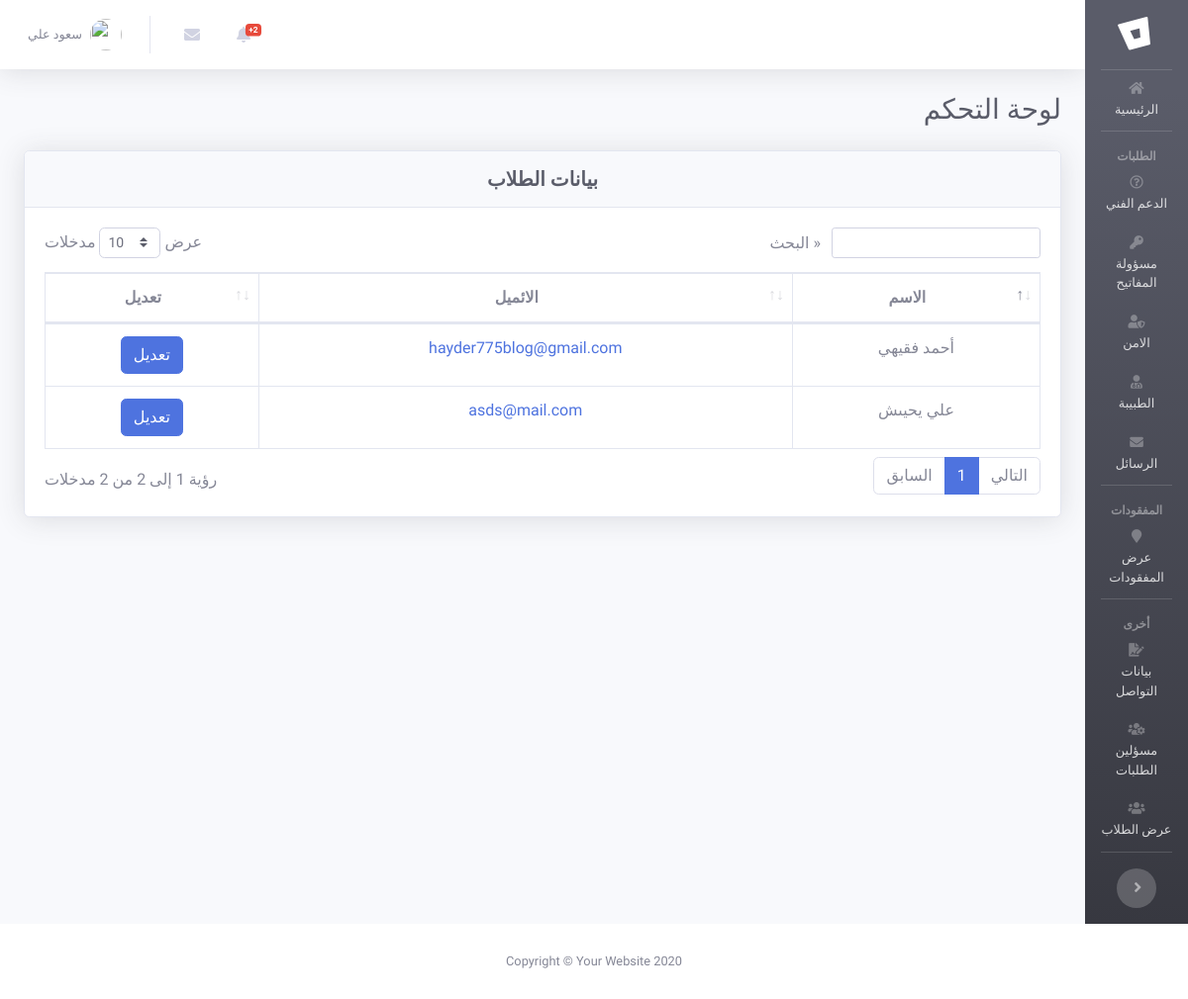
Screenshot of /dashboard/show-stu.php (signed in) with the database file from the repository.
### tables this page shows
CREATE TABLE `users` (
  `id` int(11) NOT NULL,
  `name` varchar(225) NOT NULL,
  `email` varchar(225) NOT NULL,
  `password` varchar(225) NOT NULL,
  `roal` int(11) NOT NULL DEFAULT '4',
  `token` varchar(225) NOT NULL,
  `token_end` datetime NOT NULL
);

### dashboard/includes/DataBase.php (called while the page is built, shortened)
<?php
class Database
{
    protected $_db;
    static $_instance;
    private $host = 'localhost';
    private $db_name = 'tvtc_test';
    private $username = 'root';
    private $password = '';
    private function __construct() {
        try{
            $this->_db = new PDO('mysql:host='.$this->host .';dbname='.$this->db_name .';charset=utf8mb4', ''.$this->username .'', ''.$this->password .'', [PDO::ATTR_ERRMODE => PDO::ERRMODE_EXCEPTION,PDO::ATTR_DEFAULT_FETCH_MODE => PDO::FETCH_ASSOC]);
        }catch(PDOException $e){
            $errorId = 6;
            require 'error.php';
            exit;
        }
    }
    public static function getInstance() {
        if (!(self::$_instance instanceof self)) {
            self::$_instance = new self();
        }
        return self::$_instance;
    }
    public function __call ( $method, $args ) {
        if ( is_callable(array($this->_db, $method)) ) {
            return call_user_func_array(array($this->_db, $method), $args);
        }
        else {
            throw new BadMethodCallException('Undefined method Database::' . $method);
        }
    }
}
$conn = Database::getInstance();

### dashboard/show-stu.php (the view, shortened to what this page needs)
<?php include "includes/head.php";?>
<body id="page-top" >
<div id="wrapper">
    <?php include "includes/menu.php" ?>
    <div id="content-wrapper" class="d-flex flex-column">
        <div id="content">
            <nav class="navbar navbar-expand navbar-light bg-white topbar mb-4 static-top shadow">
                <ul class="navbar-nav mr-auto">
                    <?php include "includes/alert.php"?>
                    <?php include "includes/msg.php"?>
                    <?php include "includes/logout-menu.php"?>
                </ul>
            </nav>
            <div class="container-fluid">
                <div class="d-sm-flex align-items-center justify-content-between mb-4">
                    <h1 class="h3 mb-0 text-gray-800 text-right Fonty">لوحة التحكم</h1>
                </div>
                <div class="row">
                    <div class="col-xl-12 col-lg-12">
                        <div class="card shadow mb-4">
                            <div class="card-header py-3 ">
                                <h5 class="m-0 font-weight-bold text-dark text-center">بيانات الطلاب</h5>
                            </div>
                            <div class="card-body" style="direction: ltr;">
                                <div class="table-responsive">
                                    <table class="table table-bordered text-center" id="dataTable" width="100%" cellspacing="0" dir="rtl">
                                        <thead dir="">
                                        <tr>
                                            <th>الاسم</th>
                                            <th>الائميل</th>
                                            <th>تعديل</th>
                                        </tr>
                                        </thead>
                                        <tbody>
                                        <?php
                                        $stmt=$conn->prepare("SELECT name,email,id FROM `users` WHERE roal = 4 ");
                                        $stmt->execute();
                                        if($stmt->rowCount() > 0) :
                                            $rows = $stmt->fetchAll();
                                            foreach ($rows as $row) :
                                                ?>
                                                <tr>
                                                    <td><?=$row['name']?></td>
                                                    <td><a href="mailto:<?=$row['email']?>"> <?=$row['email']?> </a></td>
                                                    <td><a href="edit-user.php?id=<?=$row['id']?>" class="btn btn-primary">تعديل</a></td>
                                                </tr>
                                            <?php
                                            endforeach;
                                        endif;
                                        ?>
                                        </tbody>
                                    </table>
                                </div>
                            </div>
                        </div>
                    </div>
                </div>
            </div>
        </div>
    </div>
</div>
<footer class="sticky-footer bg-white">
    <div class="container my-auto">
        <div class="copyright text-center my-auto">
            <span>Copyright &copy; Your Website 2020</span>
        </div>
    </div>
</footer>
</body>
</html>

### dashboard/css/mystyle.css (style rules this page uses)
.Fonty { font-family: 'Tajawal', sans-serif; }

### dashboard/show-stu.php (style rules this page uses)
.navbar-nav { padding-right: 0; }
* { font-family: 'Tajawal', sans-serif; }

### rows the page displays
users: name "أحمد فقيهي", email "hayder775blog@gmail.com"
users: name "علي يحيىش", email "asds@mail.com"

### other values shown
$count "2"
$_SESSION['dashName:TVTC'] "سعود علي"
